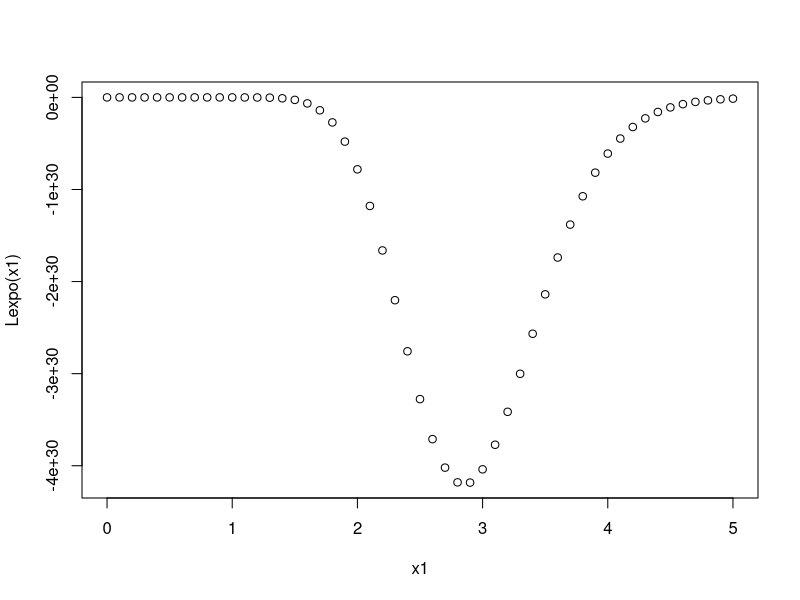
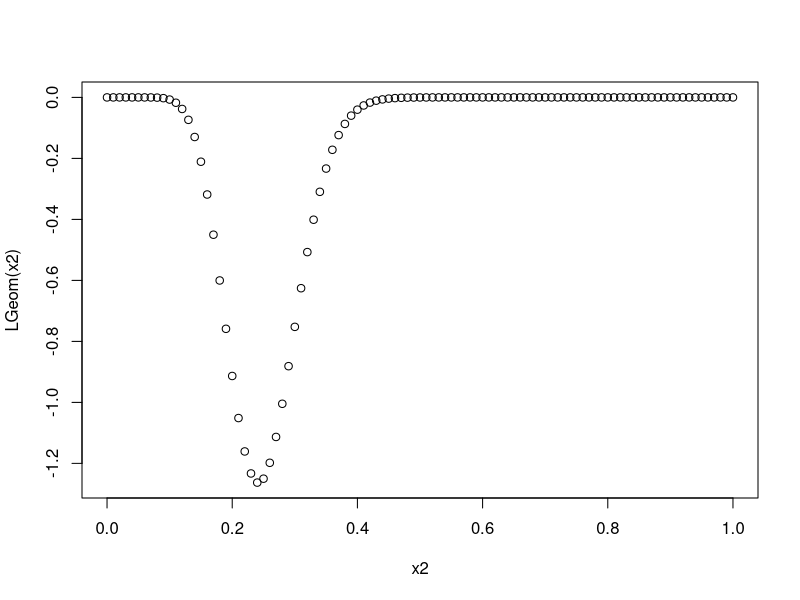

The R source for these figures, in order:
#Lab 7
#----------------------------
#Question 1

#part 1a
expvalues <- rexp(30,3)
#E[X] = 1/p
#so p = 1/E[X] = 1/mean(expvalues)
1/mean(expvalues)
#This is relatively close to the actual value of lambda (within ~10%)

#part 1b
x <- c(0,3,3,4,7,0,1,3,1,9,8,2,0,5,1,2,2,0)
#E[X] = (1-p)/p
#so p = 1/(E[X]+1) = 1/(mean(x)+1)
1/(mean(x)+1)

#part 1c
expval2 <- c(3.13,4.26,3.62,3.89,3.31,4.26,3.6,4.74,4.44,3.38,3.41,4.6,4.2,5.19,3.72)
#mu1 = E[X] = (a+b)/2
#mu2-mu1^2 = Var[X] = ((b-a)^2)/12
#so mu2 = (((b-a)^2)/12) + mu1^2
mu1 = mean(expval2)
mu2 = sum(expval2^2)/length(expval2)
#a = E(x) - sqrt(3Var(X))
#so: a = mu1 - sqrt(3*(mu2-mu1^2))
#b = E(x) + sqrt(3Var(x))
#so: b = mu1 + sqrt(3*(mu2-mu1^2))
a = mu1 - sqrt(3*(mu2-mu1^2))
b = mu1 + sqrt(3*(mu2-mu1^2))
#-----------------------------

#Question 2

#part 2a
Lexpo = function(lambda) {y = 1
for(i in 1:30)
{y = 10*y*lambda*exp(-lambda*expvalues[i])}
return(-y)}
x1 = seq(0,5,0.1)
plot(x1,Lexpo(x1))
optimize(Lexpo, c(3,4))

#part 2b
LGeom = function(p) { y = 1
for(i in 1:15){
y = 10*y*((1-p)^x[i])*p}
return(-y)}
x2 = seq(0,1,.01)
plot(x2, LGeom(x2))
optimize(LGeom, c(0,1))

#2c
norm <- c(-1.60,-0.47,2.00,4.13,0.12,8.09,2.32,0.76,2.187,-0.25,4.94,2.76,1.32,1.51,2.99,1.29,-0.15,0.20,-2.26,1.3)
Lnorm = function(param) { y = 1
for(i in 1:20)
{y = y*10*dnorm(norm[i],param[1],param[2])}
return(-y)}
optim(c(1.5,2.3), Lnorm)